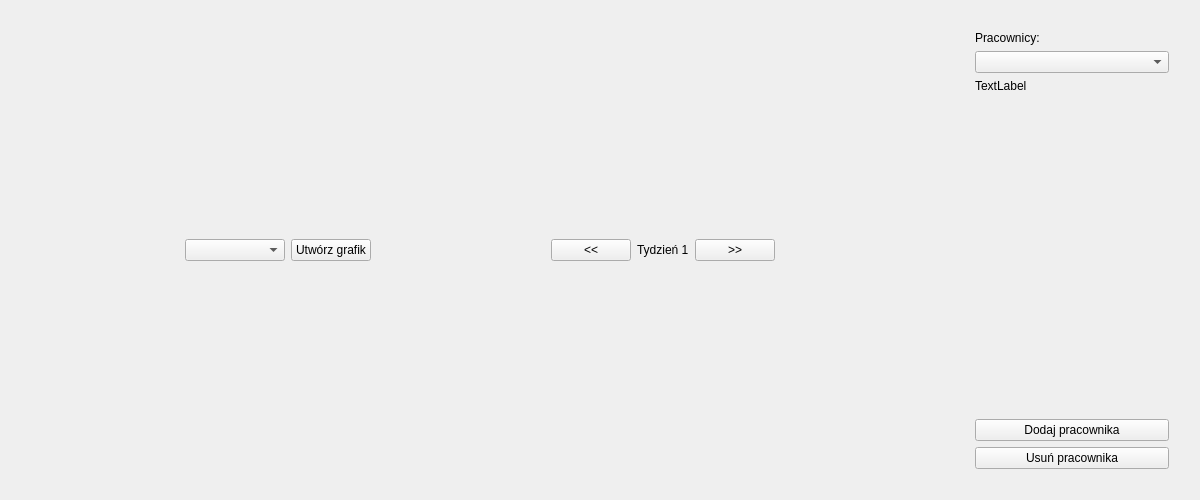
<?xml version="1.0" encoding="UTF-8"?>
<ui version="4.0">
 <class>MainWindow</class>
 <widget class="QWidget" name="MainWindow">
  <property name="geometry">
   <rect>
    <x>0</x>
    <y>0</y>
    <width>1200</width>
    <height>500</height>
   </rect>
  </property>
  <property name="windowTitle">
   <string>Form</string>
  </property>
  <layout class="QHBoxLayout" name="horizontalLayout_3">
   <item>
    <layout class="QHBoxLayout" name="horizontalLayout_2" stretch="80,20">
     <item>
      <layout class="QVBoxLayout" name="verticalLayout_2" stretch="10,90">
       <item>
        <layout class="QHBoxLayout" name="horizontalLayout" stretch="0,0,0,0,0,0,0,0">
         <property name="sizeConstraint">
          <enum>QLayout::SetDefaultConstraint</enum>
         </property>
         <item>
          <spacer name="horizontalSpacer">
           <property name="orientation">
            <enum>Qt::Horizontal</enum>
           </property>
           <property name="sizeHint" stdset="0">
            <size>
             <width>40</width>
             <height>20</height>
            </size>
           </property>
          </spacer>
         </item>
         <item>
          <widget class="QComboBox" name="monthCombo">
           <property name="enabled">
            <bool>true</bool>
           </property>
           <property name="sizePolicy">
            <sizepolicy hsizetype="Minimum" vsizetype="Fixed">
             <horstretch>0</horstretch>
             <verstretch>0</verstretch>
            </sizepolicy>
           </property>
           <property name="minimumSize">
            <size>
             <width>100</width>
             <height>0</height>
            </size>
           </property>
           <property name="baseSize">
            <size>
             <width>0</width>
             <height>0</height>
            </size>
           </property>
          </widget>
         </item>
         <item>
          <widget class="QPushButton" name="buttonMakeSchedule">
           <property name="baseSize">
            <size>
             <width>50</width>
             <height>0</height>
            </size>
           </property>
           <property name="text">
            <string>Utwórz grafik</string>
           </property>
          </widget>
         </item>
         <item>
          <spacer name="horizontalSpacer_2">
           <property name="orientation">
            <enum>Qt::Horizontal</enum>
           </property>
           <property name="sizeHint" stdset="0">
            <size>
             <width>40</width>
             <height>20</height>
            </size>
           </property>
          </spacer>
         </item>
         <item>
          <widget class="QPushButton" name="buttonPrev">
           <property name="text">
            <string>&lt;&lt;</string>
           </property>
          </widget>
         </item>
         <item>
          <widget class="QLabel" name="currentWeek">
           <property name="text">
            <string>Tydzień 1</string>
           </property>
          </widget>
         </item>
         <item>
          <widget class="QPushButton" name="buttonNext">
           <property name="text">
            <string>&gt;&gt;</string>
           </property>
          </widget>
         </item>
         <item>
          <spacer name="horizontalSpacer_3">
           <property name="orientation">
            <enum>Qt::Horizontal</enum>
           </property>
           <property name="sizeHint" stdset="0">
            <size>
             <width>40</width>
             <height>20</height>
            </size>
           </property>
          </spacer>
         </item>
        </layout>
       </item>
       <item>
        <layout class="QGridLayout" name="gridSchedule">
         <property name="sizeConstraint">
          <enum>QLayout::SetFixedSize</enum>
         </property>
        </layout>
       </item>
      </layout>
     </item>
     <item>
      <layout class="QVBoxLayout" name="verticalLayout">
       <property name="leftMargin">
        <number>20</number>
       </property>
       <property name="topMargin">
        <number>20</number>
       </property>
       <property name="rightMargin">
        <number>20</number>
       </property>
       <property name="bottomMargin">
        <number>20</number>
       </property>
       <item>
        <widget class="QLabel" name="label">
         <property name="text">
          <string>Pracownicy:</string>
         </property>
        </widget>
       </item>
       <item>
        <widget class="QComboBox" name="employeeList"/>
       </item>
       <item>
        <widget class="QLabel" name="employeeDescription">
         <property name="text">
          <string>TextLabel</string>
         </property>
        </widget>
       </item>
       <item>
        <spacer name="verticalSpacer_2">
         <property name="orientation">
          <enum>Qt::Vertical</enum>
         </property>
         <property name="sizeType">
          <enum>QSizePolicy::Expanding</enum>
         </property>
         <property name="sizeHint" stdset="0">
          <size>
           <width>20</width>
           <height>40</height>
          </size>
         </property>
        </spacer>
       </item>
       <item>
        <widget class="QPushButton" name="pushButton">
         <property name="text">
          <string>Dodaj pracownika</string>
         </property>
        </widget>
       </item>
       <item>
        <widget class="QPushButton" name="pushButton_3">
         <property name="text">
          <string>Usuń pracownika</string>
         </property>
        </widget>
       </item>
      </layout>
     </item>
    </layout>
   </item>
  </layout>
 </widget>
 <resources/>
 <connections/>
</ui>
